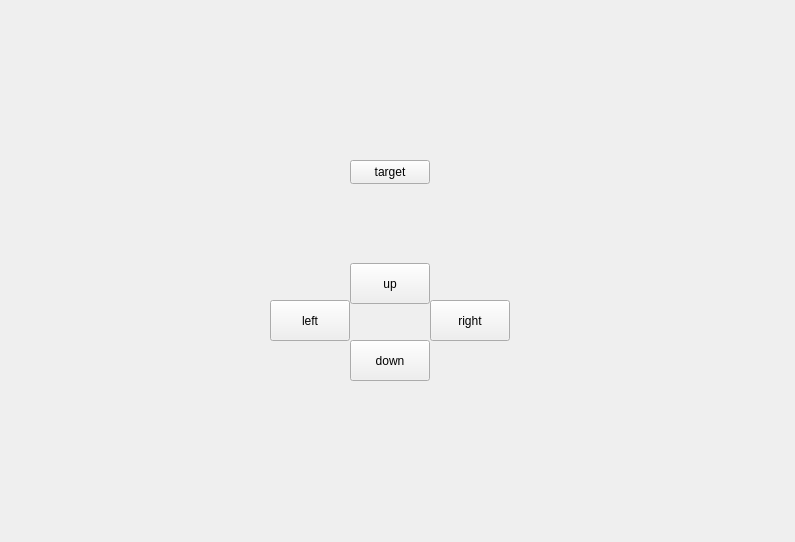
<?xml version="1.0" encoding="UTF-8"?>
<ui version="4.0">
 <class>Widget</class>
 <widget class="QWidget" name="Widget">
  <property name="geometry">
   <rect>
    <x>0</x>
    <y>0</y>
    <width>795</width>
    <height>542</height>
   </rect>
  </property>
  <property name="windowTitle">
   <string>Widget</string>
  </property>
  <widget class="QPushButton" name="pushButton_target">
   <property name="geometry">
    <rect>
     <x>350</x>
     <y>160</y>
     <width>80</width>
     <height>24</height>
    </rect>
   </property>
   <property name="text">
    <string>target</string>
   </property>
  </widget>
  <widget class="QPushButton" name="pushButton_right">
   <property name="geometry">
    <rect>
     <x>430</x>
     <y>300</y>
     <width>80</width>
     <height>41</height>
    </rect>
   </property>
   <property name="text">
    <string>right</string>
   </property>
  </widget>
  <widget class="QPushButton" name="pushButton_up">
   <property name="geometry">
    <rect>
     <x>350</x>
     <y>263</y>
     <width>80</width>
     <height>41</height>
    </rect>
   </property>
   <property name="text">
    <string>up</string>
   </property>
  </widget>
  <widget class="QPushButton" name="pushButton_left">
   <property name="geometry">
    <rect>
     <x>270</x>
     <y>300</y>
     <width>80</width>
     <height>41</height>
    </rect>
   </property>
   <property name="text">
    <string>left</string>
   </property>
  </widget>
  <widget class="QPushButton" name="pushButton_down">
   <property name="geometry">
    <rect>
     <x>350</x>
     <y>340</y>
     <width>80</width>
     <height>41</height>
    </rect>
   </property>
   <property name="text">
    <string>down</string>
   </property>
  </widget>
 </widget>
 <resources/>
 <connections/>
</ui>
